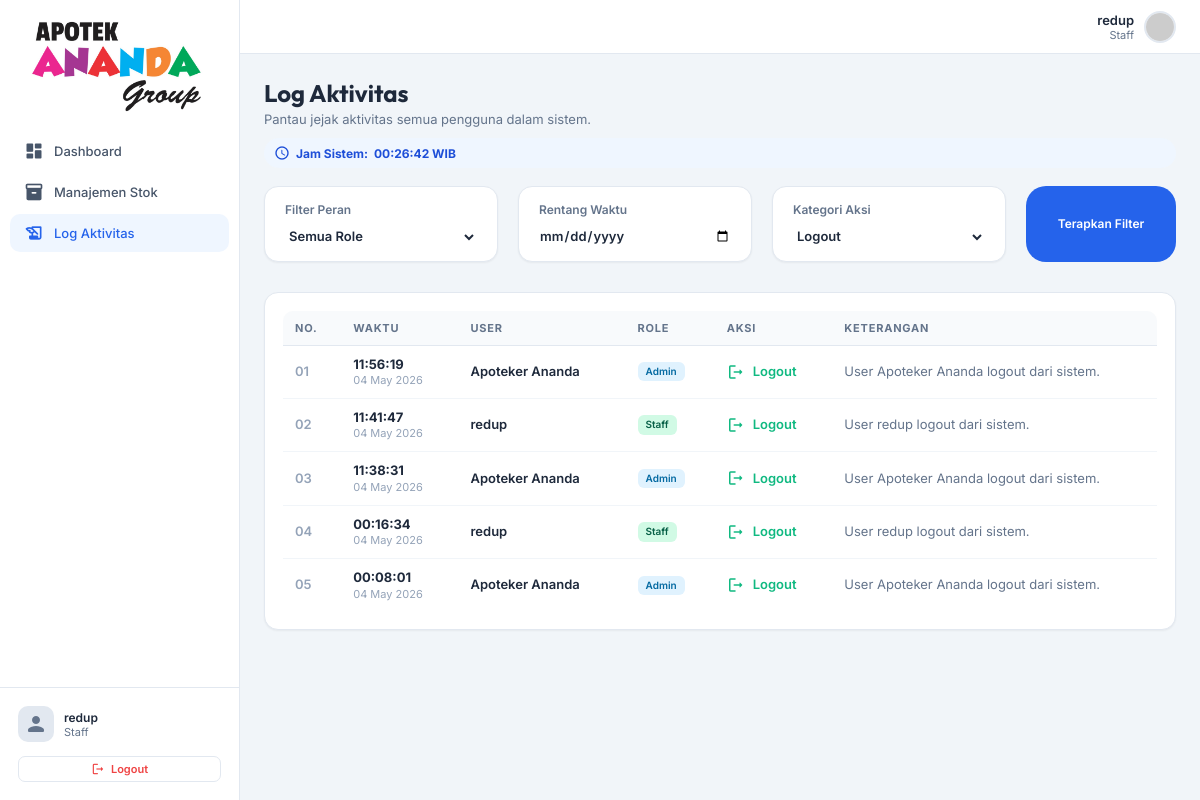
Page /frontend/admin/log_aktivitas.php?aksi=Logout (signed in) on the earlier database version.
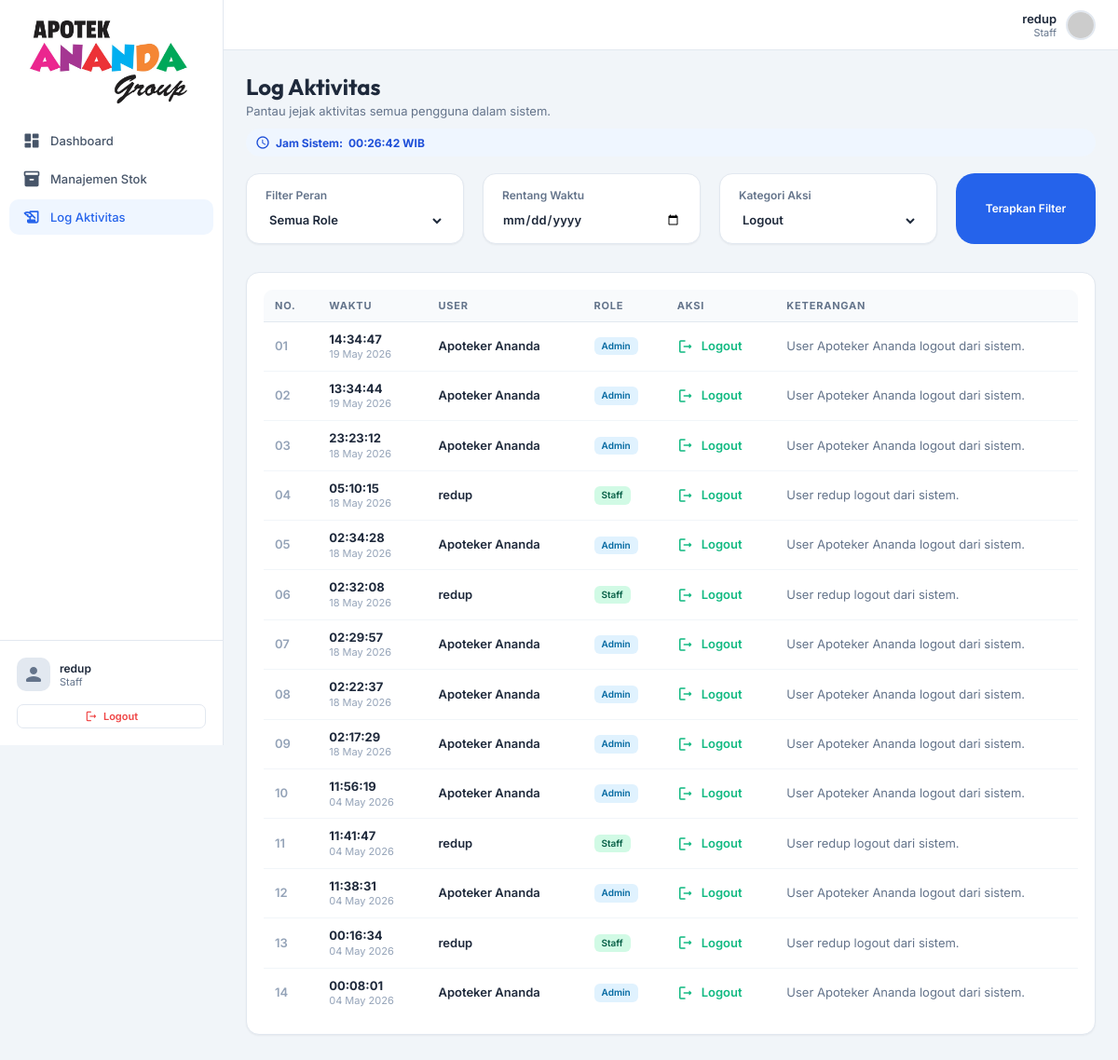
Same page on the later database version.
### tables this page shows
CREATE TABLE `log_aktivitas` (
  `id_log` int(11) NOT NULL,
  `id_user` int(11) NOT NULL,
  `aksi` varchar(100) NOT NULL,
  `keterangan` text NOT NULL,
  `created_at` datetime DEFAULT current_timestamp()
);

### backend/config/database.php (called while the page is built, shortened)
<?php
function getDBConnection(): PDO {
    static $pdo = null;
    if ($pdo === null) {
        $dsn = "mysql:host=" . DB_HOST . ";dbname=" . DB_NAME . ";charset=" . DB_CHARSET;
        $options = [
            PDO::ATTR_ERRMODE            => PDO::ERRMODE_EXCEPTION,
            PDO::ATTR_DEFAULT_FETCH_MODE => PDO::FETCH_ASSOC,
            PDO::ATTR_EMULATE_PREPARES   => false,
            PDO::ATTR_STRINGIFY_FETCHES  => false,
            PDO::MYSQL_ATTR_INIT_COMMAND => "SET NAMES utf8mb4 COLLATE utf8mb4_unicode_ci"
        ];
        try {
            $pdo = new PDO($dsn, DB_USER, DB_PASS, $options);
            $pdo->exec("SET time_zone = '" . DB_TIMEZONE . "'");
        } catch (PDOException $e) {
            error_log("Database connection failed: " . $e->getMessage());
            die("Koneksi database gagal. Silakan hubungi administrator.");
        }
    }
    return $pdo;
}

### backend/controllers/log_controller.php (called while the page is built, shortened)
<?php
require_once __DIR__ . '/../config/database.php';
require_once __DIR__ . '/../helpers/session_helper.php';
require_once __DIR__ . '/../models/log_aktivitas.php';
function getLogData(): array {
    $logModel = new LogAktivitas();
    $role = $_GET['role'] ?? null;
    if (!in_array($role, ['super_admin', 'admin'], true)) {
        $role = null;
    }
    $date = $_GET['date'] ?? null;
    $aksi = $_GET['aksi'] ?? null;
    $aksi = $aksi !== null && $aksi !== '' ? sanitize($aksi) : null;
    return $logModel->getAll(null, $role, $date, $aksi);
}

### backend/helpers/session_helper.php (called while the page is built, shortened)
<?php
require_once __DIR__ . '/../config/database.php';
function sanitize(string $input): string {
    return trim($input);
}

### backend/models/log_aktivitas.php (called while the page is built, shortened)
<?php
require_once __DIR__ . '/../config/database.php';
class LogAktivitas {
    private PDO $db;
    public function __construct() {
        $this->db = getDBConnection();
    }
    public function getAll(?int $limit = null, ?string $role = null, ?string $date = null, ?string $aksi = null): array {
        $sql = "SELECT la.*, COALESCE(u.nama_lengkap, '(User dihapus)') AS nama_lengkap, COALESCE(u.role, 'unknown') AS role
                FROM log_aktivitas la
                LEFT JOIN users u ON la.id_user = u.id_user";
        $params = [];
        $conditions = [];
        if ($aksi) {
            $conditions[] = "la.aksi = :aksi";
            $params['aksi'] = $aksi;
        }
        if (!empty($conditions)) {
            $sql .= " WHERE " . implode(" AND ", $conditions);
        }
        $sql .= " ORDER BY la.created_at DESC";
        $stmt = $this->db->prepare($sql);
        $stmt->execute($params);
        return $stmt->fetchAll();
    }
}

### frontend/admin/log_aktivitas.php (the view, shortened to what the changed rows need)
<?php
require_once __DIR__ . '/../../backend/helpers/session_helper.php';
require_once __DIR__ . '/../templates/header.php';
require_once __DIR__ . '/../../backend/controllers/log_controller.php';
$logs = getLogData();
function formatLogTime(?string $datetime): string {
    $timestamp = strtotime($datetime);
    return $timestamp ? date('H:i:s', $timestamp) : '-';
}
function formatLogDate(?string $datetime): string {
    $timestamp = strtotime($datetime);
    return $timestamp ? date('d F Y', $timestamp) : '-';
}
require_once __DIR__ . '/../templates/sidebar.php';
?>
<div class="page-header">
    <h1>Log Aktivitas</h1>
</div>
<div class="card">
    <div class="table-wrapper">
        <table>
            <thead>
                <tr>
                    <th>NO.</th>
                    <th>WAKTU</th>
                    <th>USER</th>
                    <th>ROLE</th>
                    <th>AKSI</th>
                    <th>KETERANGAN</th>
                </tr>
            </thead>
            <tbody>
                <?php if (empty($logs)): ?>
                    <tr><td colspan="6" class="text-center" style="padding:40px; color:#94a3b8;">Tidak ada catatan aktivitas ditemukan.</td></tr>
                <?php else: ?>
                    <?php foreach ($logs as $i => $log): ?>
                    <tr>
                        <td style="font-weight:600; color:#94a3b8;"><?= str_pad($i + 1, 2, '0', STR_PAD_LEFT) ?></td>
                        <td>
                            <div style="font-weight:700; color:#1e293b;"><?= formatLogTime($log['created_at']) ?></div>
                            <div style="font-size:11px; color:#94a3b8;"><?= formatLogDate($log['created_at']) ?></div>
                        </td>
                        <td>
                            <div style="font-weight:600; color:#1e293b;"><?= htmlspecialchars($log['nama_lengkap']) ?></div>
                        </td>
                        <td>
                            <span class="badge <?= $log['role'] === 'super_admin' ? 'badge-info' : 'badge-success' ?>" style="font-size:10px;">
                                <?= $log['role'] === 'super_admin' ? 'Admin' : 'Staff' ?>
                            </span>
                        </td>
                        <td>
                            <div style="display:flex; align-items:center; gap:8px; font-weight:600; color: var(--success);">
                                <span class="material-icons-round" style="font-size:18px;">
                                </span>
                                <?= htmlspecialchars($log['aksi']) ?>
                            </div>
                        </td>
                        <td>
                            <div style="font-size:13px; color:#64748b; max-width:400px;"><?= htmlspecialchars($log['keterangan']) ?></div>
                        </td>
                    </tr>
                    <?php endforeach; ?>
                <?php endif; ?>
            </tbody>
        </table>
    </div>
</div>
<?php require_once __DIR__ . '/../templates/footer.php'; ?>

Differences in the rows shown:
added log_aktivitas: i "01", created_at "14:34:47", created_at "19 May 2026", nama_lengkap "Apoteker Ananda", shows "Admin", aksi "Logout", keterangan "User Apoteker Ananda logout dari sistem."
added log_aktivitas: i "02", created_at "13:34:44", created_at "19 May 2026", nama_lengkap "Apoteker Ananda", shows "Admin", aksi "Logout", keterangan "User Apoteker Ananda logout dari sistem."
added log_aktivitas: i "03", created_at "23:23:12", created_at "18 May 2026", nama_lengkap "Apoteker Ananda", shows "Admin", aksi "Logout", keterangan "User Apoteker Ananda logout dari sistem."
added log_aktivitas: i "04", created_at "05:10:15", created_at "18 May 2026", nama_lengkap "redup", shows "Staff", aksi "Logout", keterangan "User redup logout dari sistem."
added log_aktivitas: i "05", created_at "02:34:28", created_at "18 May 2026", nama_lengkap "Apoteker Ananda", shows "Admin", aksi "Logout", keterangan "User Apoteker Ananda logout dari sistem."
added log_aktivitas: i "06", created_at "02:32:08", created_at "18 May 2026", nama_lengkap "redup", shows "Staff", aksi "Logout", keterangan "User redup logout dari sistem."
added log_aktivitas: i "07", created_at "02:29:57", created_at "18 May 2026", nama_lengkap "Apoteker Ananda", shows "Admin", aksi "Logout", keterangan "User Apoteker Ananda logout dari sistem."
added log_aktivitas: i "08", created_at "02:22:37", created_at "18 May 2026", nama_lengkap "Apoteker Ananda", shows "Admin", aksi "Logout", keterangan "User Apoteker Ananda logout dari sistem."
added log_aktivitas: i "09", created_at "02:17:29", created_at "18 May 2026", nama_lengkap "Apoteker Ananda", shows "Admin", aksi "Logout", keterangan "User Apoteker Ananda logout dari sistem."
computed for log_aktivitas (number 10 of 14 on the later page): i "01" → "10"
computed for log_aktivitas (number 11 of 14 on the later page): i "02" → "11"
computed for log_aktivitas (number 12 of 14 on the later page): i "03" → "12"
computed for log_aktivitas (number 13 of 14 on the later page): i "04" → "13"
computed for log_aktivitas (number 14 of 14 on the later page): i "05" → "14"
